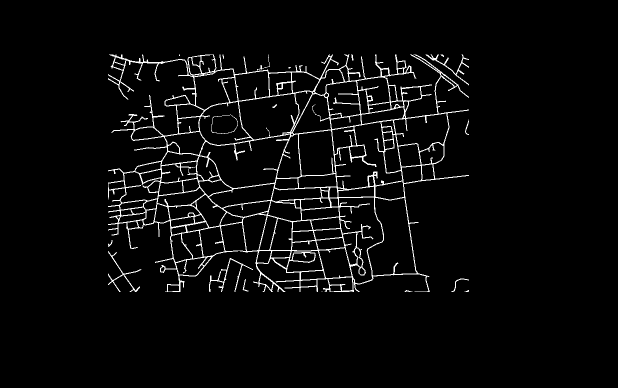
#> input picture Map Task-1 Part-2.png, 1235 x 776 px (shown at 1/2 size)
$ python Dijkstar.py
#> lines starting #> are read from the running program, lines starting #| are printed output that depends on the picture; after the words box and inside, x2 and y2 are one past the last pixel; in counts of white or black regions, pixels touching at a corner belong together
# dijstar algo
###as it is taking tooo much colour I resized the image and applied thresholding
import numpy as np
import cv2
from collections import deque

#colour definition
white =[255,255,255]
black = [0,0,0]
green= [0,255,0]
blue = [255,0,0]
red = [0,0,255]

img=cv2.imread('Map Task-1 Part-2.png',cv2.IMREAD_COLOR)
#> img is the input picture: shape (776, 1235, 3); mean B, G, R 10, 10, 10
print(img.shape)
#| (776, 1235, 3)
img=cv2.resize(img,(411,259))
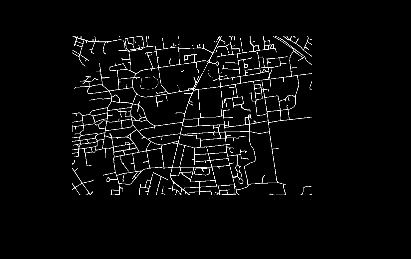
#> img: shape (259, 411, 3); min 0, max 255, mean 10
print(img.shape)
#| (259, 411, 3)
l,w,t=img.shape
#> l = 259; w = 411; t = 3
for i in range (img.shape[0]):
    for j in range (img.shape [1]):
        if ((img[i][j])>0).all():
            img[i][j][0]=255
            img[i][j][1]=255
            img[i][j][2]=255
            cv2.imshow('image',img)
            cv2.waitKey(1)
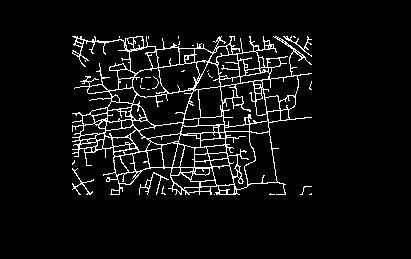
#> img: shape (259, 411, 3); 6% white in thin lines or dots, all inside (x1, y1, x2, y2) = (72, 36, 312, 195)
start =(48,293)
end=(188,120)

def calcDist(point,current):
    return (point[0]-current[0])**2+(point[1]-current[1])**2

def iswell(img,x,y):
    return (x>=0 and x<img.shape[0] and y>=0 and y < img.shape[1])

def dijkstra(img,start,end):
#> called with start = (48, 293), end = (188, 120)
    h,w,t =img.shape
#> h = 259; w = 411; t = 3
    dist=np.full((h,w),fill_value=np.inf)
    dist[start]=0

    parent=np.zeros((h,w,2))
    visited=np.zeros((h,w))
    current=start
    visited[start]=1
    while current !=end :
        # print(current)
        visited[current]=1
        for i in range (-1,2):
            for j in range (-1,2):
                point = (current[0]+i,current[1]+j)
                if iswell(img,point[0],point[1]) and visited[point] !=1 and img[point][0]==white[0] and img[point][1]==white[1]and img[point][2]==white[2]:
                    if calcDist(point,current)+dist[current]<dist[point]:
                        dist[point]=calcDist(point,current)+dist[current]
                        parent[point[0],point[1]]=[current[0],current[1]]
        min= np.inf
        for i in range (h):
            for j in range (w):
                if min>dist[i,j] and visited[i,j]!=1:
                    min = dist[i,j]
                    current=(i,j)

    showPath(img,current,start ,parent)

def showPath(img,current,start , parent):
    new=np.copy(img)
    while current !=start :
        var=int(parent[current][0]),int (parent[current][1])
        new[int(var[0]),int(var[1])]=green
        current=(var[0],var[1])
        cv2.namedWindow('window',cv2.WINDOW_NORMAL)
        cv2.imshow('window',new)
        cv2.waitKey(0)

#> (the run stopped early here; a loop or call above may not have finished)
